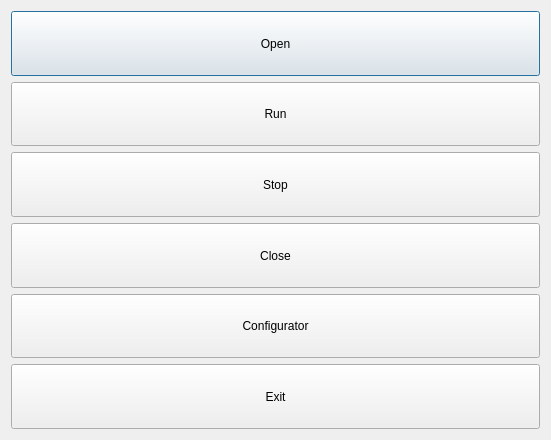
<?xml version="1.0" encoding="UTF-8"?>
<ui version="4.0">
 <class>Dialog</class>
 <widget class="QDialog" name="Dialog">
  <property name="geometry">
   <rect>
    <x>0</x>
    <y>0</y>
    <width>551</width>
    <height>440</height>
   </rect>
  </property>
  <property name="windowTitle">
   <string>Projman</string>
  </property>
  <layout class="QVBoxLayout" name="verticalLayout">
   <item>
    <widget class="QPushButton" name="btnOpen">
     <property name="sizePolicy">
      <sizepolicy hsizetype="Minimum" vsizetype="Minimum">
       <horstretch>0</horstretch>
       <verstretch>0</verstretch>
      </sizepolicy>
     </property>
     <property name="text">
      <string>Open</string>
     </property>
    </widget>
   </item>
   <item>
    <widget class="QPushButton" name="btnRun">
     <property name="sizePolicy">
      <sizepolicy hsizetype="Minimum" vsizetype="Minimum">
       <horstretch>0</horstretch>
       <verstretch>0</verstretch>
      </sizepolicy>
     </property>
     <property name="text">
      <string>Run</string>
     </property>
    </widget>
   </item>
   <item>
    <widget class="QPushButton" name="btnStop">
     <property name="sizePolicy">
      <sizepolicy hsizetype="Minimum" vsizetype="Minimum">
       <horstretch>0</horstretch>
       <verstretch>0</verstretch>
      </sizepolicy>
     </property>
     <property name="text">
      <string>Stop</string>
     </property>
    </widget>
   </item>
   <item>
    <widget class="QPushButton" name="btnClose">
     <property name="sizePolicy">
      <sizepolicy hsizetype="Minimum" vsizetype="Minimum">
       <horstretch>0</horstretch>
       <verstretch>0</verstretch>
      </sizepolicy>
     </property>
     <property name="text">
      <string>Close</string>
     </property>
    </widget>
   </item>
   <item>
    <widget class="QPushButton" name="btnConf">
     <property name="sizePolicy">
      <sizepolicy hsizetype="Minimum" vsizetype="Minimum">
       <horstretch>0</horstretch>
       <verstretch>0</verstretch>
      </sizepolicy>
     </property>
     <property name="text">
      <string>Configurator</string>
     </property>
    </widget>
   </item>
   <item>
    <widget class="QPushButton" name="btnExit">
     <property name="sizePolicy">
      <sizepolicy hsizetype="Minimum" vsizetype="Minimum">
       <horstretch>0</horstretch>
       <verstretch>0</verstretch>
      </sizepolicy>
     </property>
     <property name="text">
      <string>Exit</string>
     </property>
    </widget>
   </item>
  </layout>
 </widget>
 <resources/>
 <connections/>
</ui>
